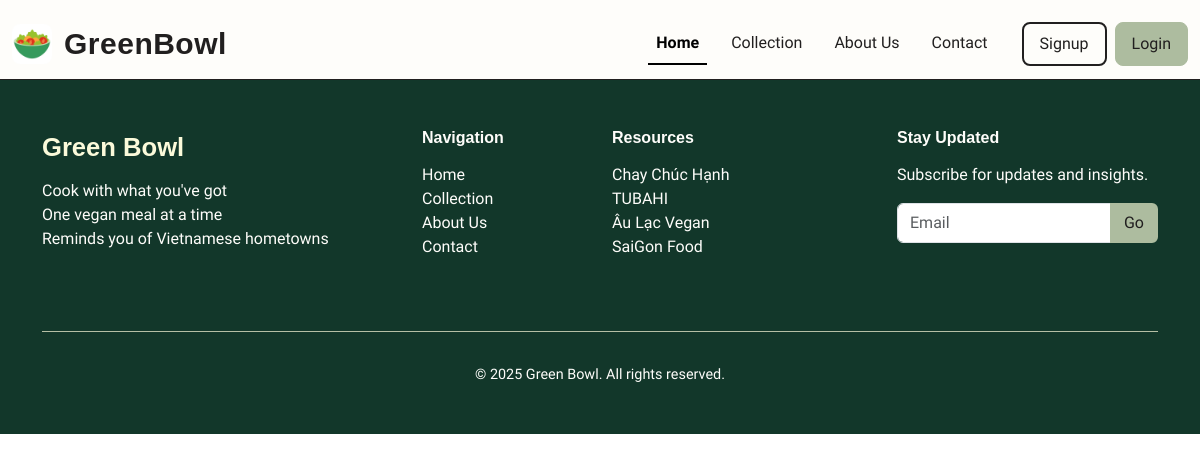
The app's page /recipes, older data.
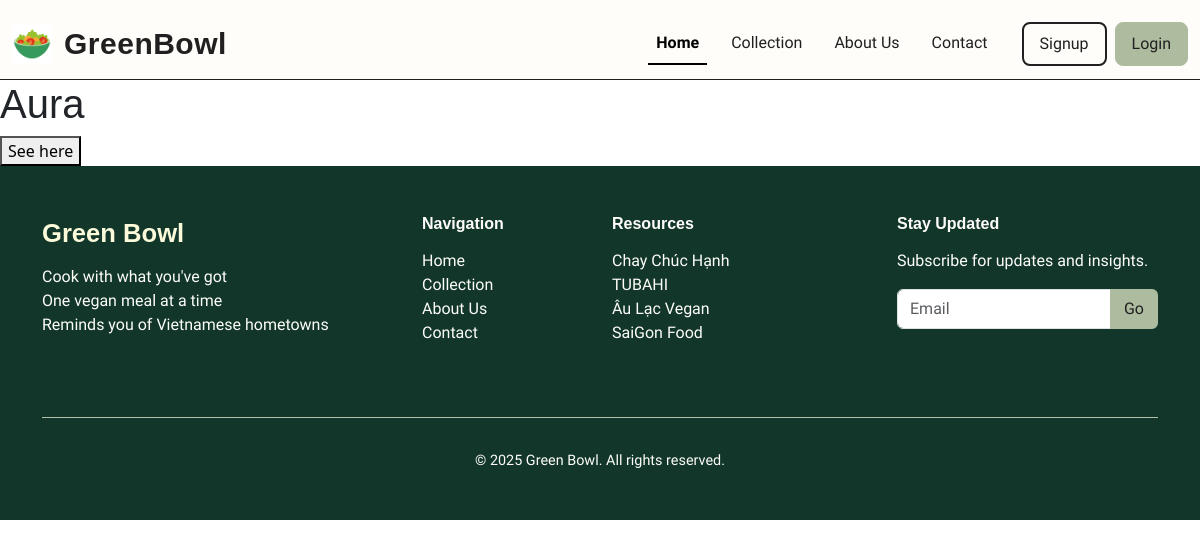
The same page, newer data.
### recipe/models.py (models this page shows)
class Recipe(models.Model):
    name = models.CharField()
    picture = models.ImageField(upload_to="products/")
    ingridents = models.ManyToManyField(Ingridient, related_name="food")
    description = models.CharField(default = "")
    instruction = models.TextField(default = "")

### recipe/views.py (the view)
# urls.py: path("recipes", views.recipes, name="recipes"),
def recipes(request):
    if(request.method == "POST"):
        if(request.POST.get("list") != ""):
            recipe_list_inp = request.POST.get("list").split(",")
            recipe_list = []
            for in_id in recipe_list_inp:
                try:
                    new = Ingridient.objects.get(name=in_id)
                    recipe_list.append(new)
                except Ingridient.DoesNotExist:
                    return render(request, 'recipe/landingpage.html', {"message":f'Ingredient {in_id} not found in database'})
            recipes = (
                Recipe.objects
                .annotate(match_count=Count('ingridents', filter=Q(ingridents__name__in=recipe_list)))
                .filter(match_count__gt=0)
                .order_by('-match_count')
            )
            return render(request, "recipe/collection.html", {
                "recoms":recipes,
                "search":request.POST.get("list")
            })
        else:
            return render(request, "recipe/collection.html", {
                "recipes":Recipe.objects.all()
            })
    elif(request.method == "GET"):
        return render(request, "recipe/recipes.html", {
            "recipes":Recipe.objects.all()
        })

### recipe/templates/recipe/recipes.html
{% extends 'recipe/layout.html' %}
{% block body %}
{% for recipe in recipes %}
<div>
<h1>{{recipe.name}}</h1>
<button onclick="window.location = `{% url 'recipe' recipe.id %}`">See here</button>
</div>
{% endfor %}
{% endblock %}

Row changes from the older to the newer data that the page shows:
added Recipe: name "Aura"
